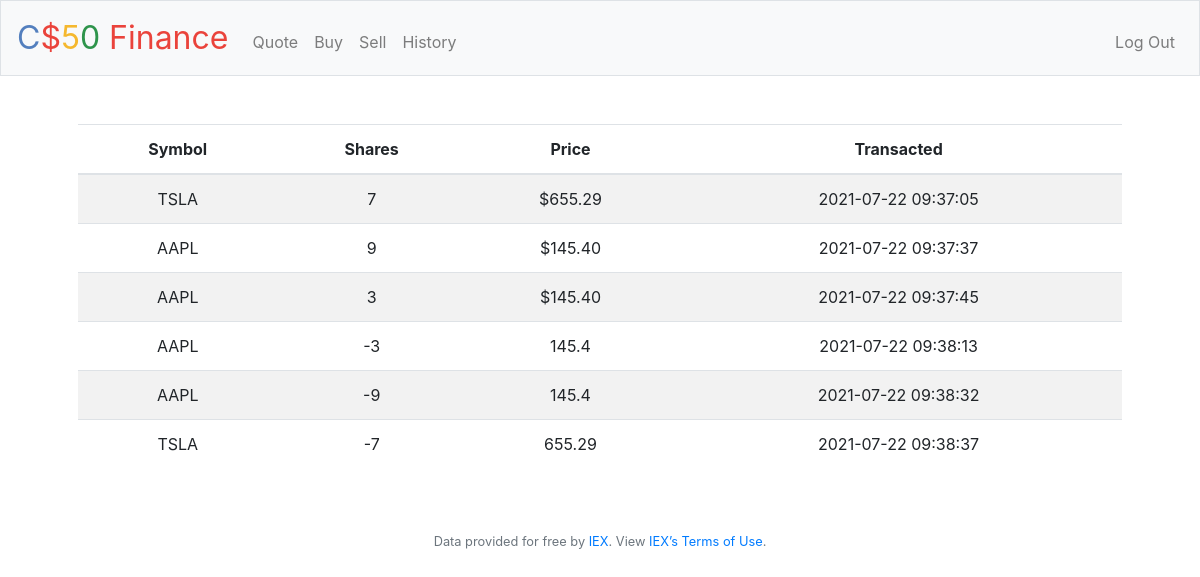
Screenshot of /history (signed in) with the database file from the repository.
### tables this page shows
CREATE TABLE 'trans_history' ('user_id'  NOT NULL, 'stock_symbol'  NOT NULL, 'stock_price'  NOT NULL, 'shares'  NOT NULL, 'tans_date'  NOT NULL);

### application.py (the view)
@app.route("/history")
@login_required
def history():
    user_id = session["user_id"]
    if db.execute("SELECT * FROM trans_history WHERE user_id = ?", user_id):
        records = db.execute("SELECT * FROM trans_history WHERE user_id = ? ORDER BY tans_date", user_id)
        return render_template("history.html", records=records)
    else:
        return redirect("/history")

### application.py (called while the page is built)
@app.after_request
def after_request(response):
    response.headers["Cache-Control"] = "no-cache, no-store, must-revalidate"
    response.headers["Expires"] = 0
    response.headers["Pragma"] = "no-cache"
    return response

### helpers.py (called while the page is built)
def login_required(f):
    @wraps(f)
    def decorated_function(*args, **kwargs):
        if session.get("user_id") is None:
            return redirect("/login")
        return f(*args, **kwargs)
    return decorated_function

### templates/history.html (shortened to what this page needs)
{% extends "layout.html" %}
{% block main %}
    <table class="table table-striped">
        <thead>
            <tr>
                <th>Symbol</th>
                <th>Shares</th>
                <th>Price</th>
                <th>Transacted</th>
            </tr>
        </thead>
        <tbody>
            {% if records %}
                {% for row in records %}
                    <tr>
                        <td>{{ row.stock_symbol }}</td>
                        <td>{{ row.shares }}</td>
                        <td>{{ row.stock_price }}</td>
                        <td>{{ row.tans_date }}</td>
                    </tr>
                {% endfor %}
            {% endif %}
        </tbody>
    </table>
{% endblock %}

### templates/layout.html (shortened to what this page needs)
<!DOCTYPE html>
<html lang="en">
    <head>
        <link rel="stylesheet" href="https://cdn.jsdelivr.net/npm/bootstrap@4.5.3/dist/css/bootstrap.min.css">
        <link href="/static/styles.css" rel="stylesheet">
    </head>
    <body>
        <nav class="navbar navbar-expand-md navbar-light bg-light border">
            <a class="navbar-brand" href="/"><span class="blue">C</span><span class="red">$</span><span class="yellow">5</span><span class="green">0</span> <span class="red">Finance</span></a>
            <div class="collapse navbar-collapse" id="navbar">
                {% if session.user_id %}
                    <ul class="navbar-nav mr-auto mt-2">
                        <li class="nav-item"><a class="nav-link" href="/quote">Quote</a></li>
                        <li class="nav-item"><a class="nav-link" href="/buy">Buy</a></li>
                        <li class="nav-item"><a class="nav-link" href="/sell">Sell</a></li>
                        <li class="nav-item"><a class="nav-link" href="/history">History</a></li>
                    </ul>
                    <ul class="navbar-nav ml-auto mt-2">
                        <li class="nav-item"><a class="nav-link" href="/logout">Log Out</a></li>
                    </ul>
                {% else %}
                    <ul class="navbar-nav ml-auto mt-2">
                        <li class="nav-item"><a class="nav-link" href="/register">Register</a></li>
                        <li class="nav-item"><a class="nav-link" href="/login">Log In</a></li>
                    </ul>
                {% endif %}
            </div>
        </nav>
        <main class="container p-5">
            {% block main %}{% endblock %}
        </main>
        <footer class="small text-center text-muted">
            Data provided for free by <a href="https://iextrading.com/developer">IEX</a>. View <a href="https://iextrading.com/api-exhibit-a/">IEX’s Terms of Use</a>.
        </footer>
    </body>
</html>

### static/styles.css (style rules this page uses)
nav .navbar-brand { font-size: xx-large; }
nav .navbar-brand .blue { color: #537fbe; }
nav .navbar-brand .red { color: #ea433b; }
nav .navbar-brand .yellow { color: #f5b82e; }
nav .navbar-brand .green { color: #2e944b; }
main { overflow-x: auto; text-align: center; }

### rows the page displays
trans_history: stock_symbol "TSLA", shares "7", stock_price "$655.29", tans_date "2021-07-22 09:37:05"
trans_history: stock_symbol "AAPL", shares "9", stock_price "$145.40", tans_date "2021-07-22 09:37:37"
trans_history: stock_symbol "AAPL", shares "3", stock_price "$145.40", tans_date "2021-07-22 09:37:45"
trans_history: stock_symbol "AAPL", shares "-3", stock_price "145.4", tans_date "2021-07-22 09:38:13"
trans_history: stock_symbol "AAPL", shares "-9", stock_price "145.4", tans_date "2021-07-22 09:38:32"
trans_history: stock_symbol "TSLA", shares "-7", stock_price "655.29", tans_date "2021-07-22 09:38:37"
